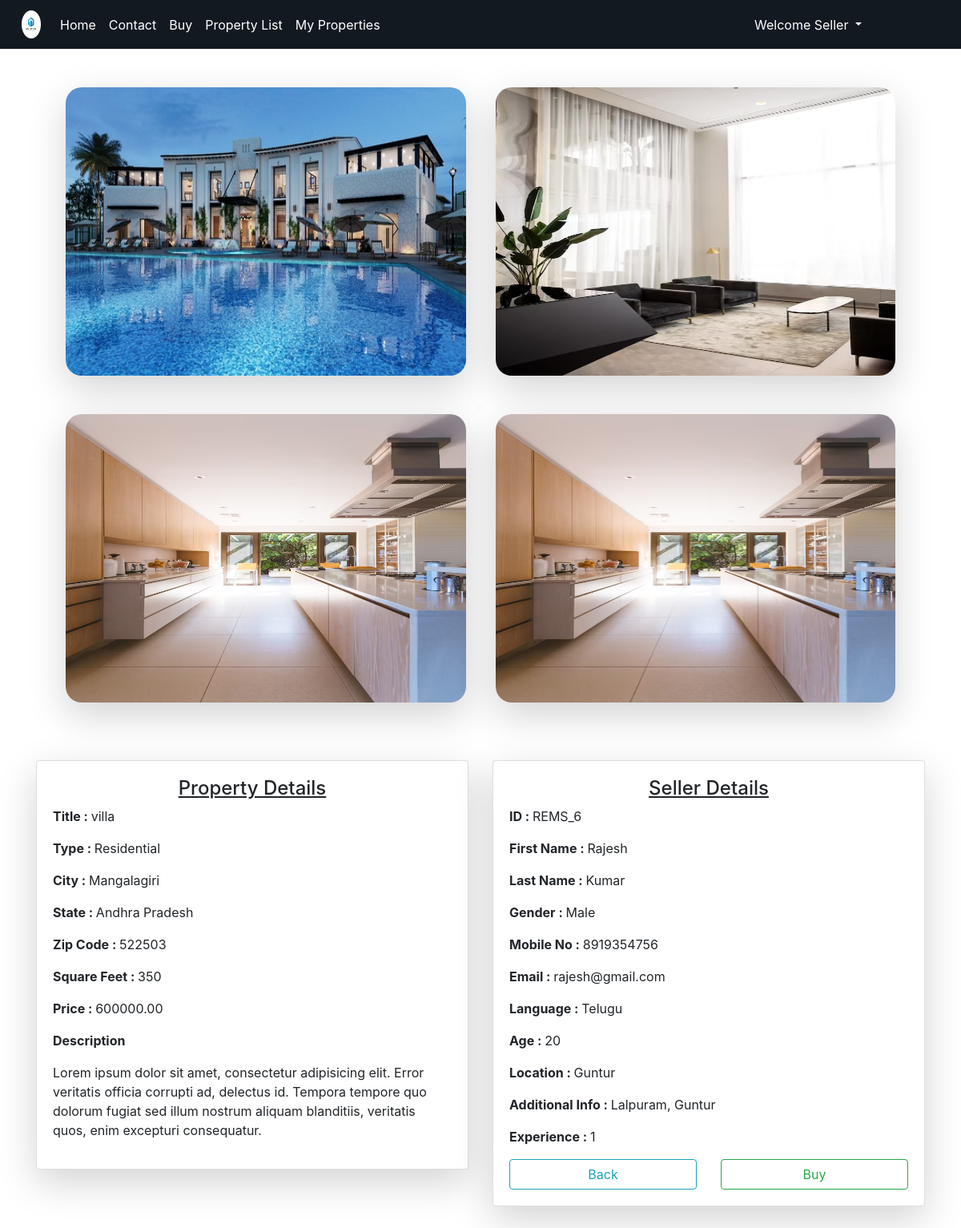
The page /buypropdet/7/ (signed in) on the database its author committed.
### RApp/models.py (models this page shows)
class Property(models.Model):
    y = [
        ('s','Select your Property Type'),
        ('1','Residential'),
        ('2','Commercial'),
        ('3','Agricultural'),
        ('4','Industrial'),
    ]
    d = [
        ('a','Available'),
        ('g','Sold'),
    ]
    proptitle = models.CharField(max_length=200)
    proptype = models.CharField(choices=y,default='s',max_length=15)
    propcity = models.CharField(max_length=200)
    propstate = models.CharField(max_length=200)
    propzipcode = models.CharField(max_length=20)
    propdesc = models.TextField()
    propsqft = models.PositiveIntegerField()
    propprice = models.DecimalField(max_digits=10,decimal_places=2)
    main_photo =models.ImageField(upload_to='Prroperties/',default='prop.png')
    photo_1 = models.ImageField(upload_to='properties/', blank=True, null=True)
    photo_2 = models.ImageField(upload_to='properties/', blank=True, null=True)
    list_date = models.DateTimeField(auto_now_add=True)
    propstatus = models.CharField(choices=d,default='a',max_length=10)
    propdoc = models.FileField(upload_to='Attachments/')
    propsoldto = models.CharField(max_length=200,null=True,blank=True)
    propown = models.CharField(max_length=200,default='Default Owner')
    propprevown = models.CharField(max_length=200,default='Owner')
    pown = models.ForeignKey(User,on_delete=models.CASCADE)

class User(AbstractUser):
    g = [
        ('0','--- Select Your Gender ---'),
        ('1','Male'),
        ('2','Female'),
    ]
    c=[
        ('0','Guest'),
        ('1','Buyer'),
        ('2','Seller'),
        ('3','Deny')
    ]
    mble = models.CharField(max_length=10,null=True,blank=True)
    gdr = models.CharField(choices=g,default='0',max_length=5)
    role_type_appl=models.CharField(choices=c,default='0',max_length=5)
    role_type=models.CharField(choices=c,default='0',max_length=5)
    eid=models.CharField(max_length=10)
    pfimg=models.ImageField(upload_to='Profiles/',default='pfle.png')

class seProfile(models.Model):
    t = [
        ('0','--- Select your Preference ---'),
        ('1','Residential'),
        ('2','Commercial'),
        ('3','Agriculturial'),
        ('4','Industrial'),
    ]
    sellang=models.CharField(max_length=20)
    selage=models.IntegerField()
    seloc=models.CharField(max_length=50)
    selltypes=models.CharField(choices=t,default='0',max_length=5)
    sellinfo=models.CharField(max_length=200)
    sellexpr=models.IntegerField()
    sellcerti = models.FileField(upload_to='Attachments/')
    sstatus=models.BooleanField(default=False)
    sc=models.OneToOneField(User,on_delete=models.CASCADE)

### RApp/views.py (the view)
# urls.py: path('buypropdet/<int:q>/',views.detbuyprop,name="bpdet"),
def detbuyprop(request,q):
	p2 = Property.objects.get(id = q)
	s2 = User.objects.get(id = p2.pown_id)
	if s2.is_superuser:
		return render(request,'html/buyproperties_details.html',{'z2':p2,'z4':s2})
	else:
		p2 = Property.objects.get(id = q)
		s1 = seProfile.objects.get(sc_id = p2.pown_id)
		s2 = User.objects.get(id = p2.pown_id)
		return render(request,'html/buyproperties_details.html',{'z2':p2,'z3':s1,'z4':s2})

### templates/html/buyproperties_details.html (shortened to what this page needs)
{% extends 'html/base.html' %}
{% block content %}
<div class="container mt-4">
    <div style="display: flex;flex-direction: row; justify-content: space-evenly;">
        <img src="{{ z2.main_photo.url }}" class="my-4 shadow-lg" alt="Property Image" style="width:45%;
        border-radius: 20px; height: 45vh;">
        <img src="{{ z2.photo_1.url }}" class="my-4 shadow-lg" alt="Property Image" style="width:45%;
        border-radius: 20px; height: 45vh;">
    </div>
    <div style="display: flex;flex-direction: row; justify-content: space-evenly;">
        <img src="{{ z2.photo_2.url }}" class="my-4 shadow-lg" alt="Property Image" style="width:45%;
        border-radius: 20px; height: 45vh;">
        <img src="{{ z2.photo_2.url }}" class="my-4 shadow-lg" alt="Property Image" style="width:45%;
        border-radius: 20px; height: 45vh;">
    </div>
    <div class="row mt-5">
        <div class="col">
            <div class="card mx-auto shadow-lg">
                <div class="card-body mx-auto">
                    <h4 style="display: flex; justify-content: center;"><u>Property Details</u></h4>
                    <p><b>Title : </b>{{z2.proptitle}}</p>
                    {% if z2.proptype == "1" %}
                        <p><b>Type : </b>Residential</p>
					{% elif i.proptype == "2" %}
                        <p><b>Type : </b>Commercial</p>
					{% elif i.proptype == "3" %}
                        <p><b>Type : </b>Agricultural</p>
					{% elif i.proptype == "4" %}
                        <p><b>Type : </b>Industrial</p>
					{% endif %}
                    <p><b>City : </b>{{z2.propcity}}</p>
                    <p><b>State : </b>{{z2.propstate}}</p>
                    <p><b>Zip Code : </b>{{z2.propzipcode}}</p>
                    <p><b>Square Feet : </b>{{z2.propsqft}}</p>
                    <p><b>Price : </b>{{z2.propprice}}</p>
                    <p><b>Description</b></p>
                    <p>{{z2.propdesc}}</p>
                </div>
            </div>
        </div>
        <div class="col">
            <div class="card mx-auto shadow-lg">
                <div class="card-body">
                    <h4 style="display: flex; justify-content: center;"><u>Seller Details</u></h4>
                    <p><b>ID : </b>{{z4.eid}}</p>
                    <p><b>First Name : </b>{{z4.first_name}}</p>
                    <p><b>Last Name : </b>{{z4.last_name}}</p>
                    {% if z4.gdr == "1" %}
                        <p><b>Gender : </b>Male</p>
                    {% elif z4.gdr == "2" %}
                        <p><b>Gender : </b>Female</p>
                    {% endif %}
                    <p><b>Mobile No : </b>{{z4.mble}}</p>
                    <p><b>Email : </b>{{z4.email}}</p>
                    {% if not z4.is_superuser %}
                        <p><b>Language : </b>{{z3.sellang}}</p>
                        <p><b>Age : </b>{{z3.selage}}</p>
                        <p><b>Location : </b>{{z3.seloc}}</p>
                        <p><b>Additional Info : </b>{{z3.sellinfo}}</p>
                        <p><b>Experience : </b>{{z3.sellexpr}}</p>
                    {% endif %}
                    <div class="row">
                        <div class="col">
                            <a href="{% url 'bp' %}" class="btn btn-outline-info form-control">Back</a>
                        </div>
                        <div class="col">
                            <a href="{% url 'mts' z4.id z2.id %}" class="btn btn-outline-success form-control">Buy</a>
                        </div>
                    </div>
                </div>
            </div>
        </div>
    </div>
    <br>
    <br>
</div>
{% endblock %}

### templates/html/base.html (shortened to what this page needs)
{% load static %}
<!DOCTYPE html>
<html lang="en">
<head>
    <link rel="stylesheet" type="text/css" href="{% static 'css/bootstrap.min.css' %}">
    <link rel="stylesheet" type="text/css" href="{% static 'css/style.css' %}">
    <link rel="stylesheet" href="https://cdnjs.cloudflare.com/ajax/libs/font-awesome/5.15.3/css/all.min.css">
</head>
<body>
    {% include 'html/navbar.html' %}
    {% block content %}
    {% endblock %}
</body>
</html>

### templates/html/navbar.html (shortened to what this page needs)
{% load static %}
<nav class="navbar navbar-expand-md desig">
  <a class="navbar-brand" href="{% url 'hm' %}">
  <img src="{% static 'images/icons/logo.jpg' %}" alt="logo.png" class="rounded-circle" width="35px" height="35px"></a>
  <div class="collapse navbar-collapse" id="collapsibleNavbar">
    <ul class="navbar-nav">
      {% if not user.is_authenticated %}
      <li class="nav-item">
        <a class="nav-link navv_it {% if request.path == '/' %}active{% endif %}" href="{% url 'hm' %}">Home</a>
      </li>
      <li class="nav-item">
        <a class="nav-link navv_it {% if request.path == '/abt/' %}active{% endif %}" href="{% url 'ab' %}">About</a>
      </li>
      <li class="nav-item">
        <a class="nav-link navv_it {% if request.path == '/cnt/' %}active{% endif %}" href="{% url 'ct' %}">Contact</a>
      </li>
      {% else %}
      <li class="nav-item">
        <a class="nav-link navv_it {% if request.path == '/' %}active{% endif %}" href="{% url 'hm' %}">Home</a>
      </li>
      <li class="nav-item">
        <a class="nav-link navv_it {% if request.path == '/cnt/' %}active{% endif %}" href="{% url 'ct' %}">Contact</a>
      </li>
      {% if request.user.role_type == "1" and not request.user.is_superuser and request.user.byprofile.bstatus == 1 %}
      <li class="nav-item">
        <a class="nav-link navv_it {% if request.path == '/buyprop/' %}active{% endif %} " href="{% url 'bp' %}">Buy</a>
      </li>
      <li class="nav-item">
        <a class="nav-link navv_it {% if request.path == '/mypropforb/' %}active{% endif %}" href="{% url 'mpb' %}"> My Properties</a>
      </li>
      {% elif request.user.role_type == "2" and not request.user.is_superuser and request.user.seprofile.sstatus == 1 %}
      <li class="nav-item">
        <a class="nav-link navv_it {% if request.path == '/buyprop/' %}active{% endif %}" href="{% url 'bp' %}">Buy</a>
      </li>
      <li class="nav-item">
        <a class="nav-link navv_it {% if request.path == '/propadd/' %}active{% endif %}" href="{% url 'aprop' %}">Property List</a>
      </li>
      <li class="nav-item">
        <a class="nav-link navv_it {% if request.path == '/myprop/' %}active{% endif %}" href="{% url 'mp' %}"> My Properties</a>
      </li>
      {% endif %}
        {% endif %}
    </ul>
    <ul class="navbar-nav ml-auto" style="margin-right:100px">
      {% if not user.is_authenticated %}
      <li class="nav-item">
        <a class="nav-link navv_it {% if request.path == '/lgn/' %}active{% endif %}" href="{% url 'lg' %}">Login</a>
      </li>
      <li class="nav-item">
        <a class="nav-link navv_it {% if request.path == '/reg/' %}active{% endif %}" href="{% url 'rg' %}">Sign Up</a>
      </li>
      {% else %}
      <div class="dropdown">
        <a class="nav-link navv_it dropdown-toggle" data-toggle="dropdown">
          Welcome {% if user.is_superuser %}
                    Admin
                  {% else %}
                    {% if request.user.role_type == '0' %}
                      Guest
                    {% elif request.user.role_type == '1' %}
                      Buyer
                    {% else %}
                      Seller
                    {% endif %}
                  {% endif %}
        </a>
      </div>
      {% endif %}
    </ul>
  </div>
</nav>

### static/css/style.css (style rules this page uses)
.desig { background-color: #131921; }
.navv_it { color: #fff; }
img { width: 70%; float: right; }

### rows shown on the page
Property: main_photo (picture), photo_1 (picture), photo_2 (picture), proptitle "villa", propcity "Mangalagiri", propstate "Andhra Pradesh", propzipcode "522503", propsqft "350", propprice "600000.00", propdesc "Lorem ipsum dolor sit amet, consectetur adipisicing elit. Error veritatis officia corrupti ad, delectus id. Tempora tempore quo dolorum fugiat sed illum nostrum aliquam blanditiis, veritatis quos, enim excepturi consequatur."
User: eid "REMS_6", first_name "Rajesh", last_name "Kumar", mble "8919354756", email "rajesh@gmail.com"
seProfile: sellang "Telugu", selage "20", seloc "Guntur", sellinfo "Lalpuram, Guntur", sellexpr "1"
